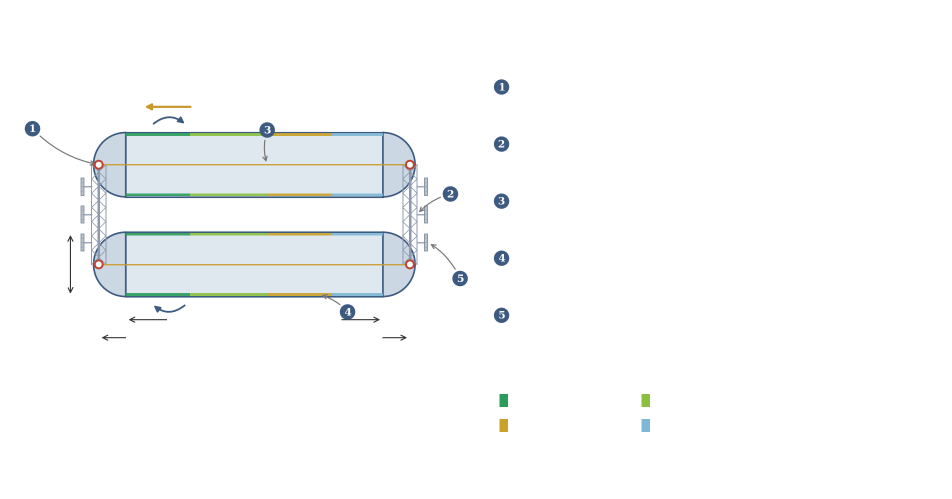
#> input picture site/assets/fig/fig01_layout.png, 1904 x 998 px, found by its file name (shown at 1/2 size)
$ python make_en_figs.py
#> lines starting #> are read from the running program, lines starting #| are printed output that depends on the picture
#> in make_fig01, img is the input picture: PIL image 1904x998 RGBA; mean R, G, B, A 249.2, 250.3, 250.6, 255
#!/usr/bin/env python3
"""Legacy-генератор английских подписей из чистых русских исходников.

Сами чистые исходники намеренно удалены из репозитория после подготовки
финальных fig_ru/ и fig_en/. Для повторного запуска их нужно отдельно
восстановить в site/assets/fig/.
"""

from __future__ import annotations

import shutil
from PIL import Image, ImageDraw, ImageFont
from pathlib import Path

SRC = Path("site/assets/fig")
DST = Path("site/assets/fig_en")
if not SRC.is_dir():
    raise SystemExit(
        "Clean source images are intentionally not stored in the repository. "
        "Restore them in site/assets/fig/ before running this legacy generator."
    )
DST.mkdir(exist_ok=True)

try:
    FONT_TITLE = ImageFont.truetype("/usr/share/fonts/truetype/dejavu/DejaVuSans-Bold.ttf", 28)
    FONT_REG = ImageFont.truetype("/usr/share/fonts/truetype/dejavu/DejaVuSans.ttf", 24)
    FONT_SMALL = ImageFont.truetype("/usr/share/fonts/truetype/dejavu/DejaVuSans.ttf", 20)
except Exception:
    FONT_TITLE = ImageFont.load_default()
    FONT_REG = ImageFont.load_default()
    FONT_SMALL = ImageFont.load_default()

# Ширина текстовой панели справа
PANEL_W = 950


def wrap_text(text: str, font, max_width: int) -> list[str]:
    """Переносит строку по словам, чтобы она не выходила за max_width."""
    words = text.split()
    if not words:
        return [""]
    lines = []
    current = words[0]
    for w in words[1:]:
        test = current + " " + w
        if font.getlength(test) <= max_width:
            current = test
        else:
            lines.append(current)
            current = w
    lines.append(current)
    return lines


def add_panel(img: Image.Image, title: str, lines: list[tuple[str, str | None]],
              warn_lines: list[str] | None = None) -> Image.Image:
    """Добавляет текстовую панель шириной PANEL_W справа."""
    w, h = img.size
#> w = 1904; h = 998
    canvas = Image.new("RGBA", (w + PANEL_W, h), (255, 255, 255, 255))
#> canvas: PIL image 2854x998 RGBA; every value is 255
    canvas.paste(img, (0, 0))
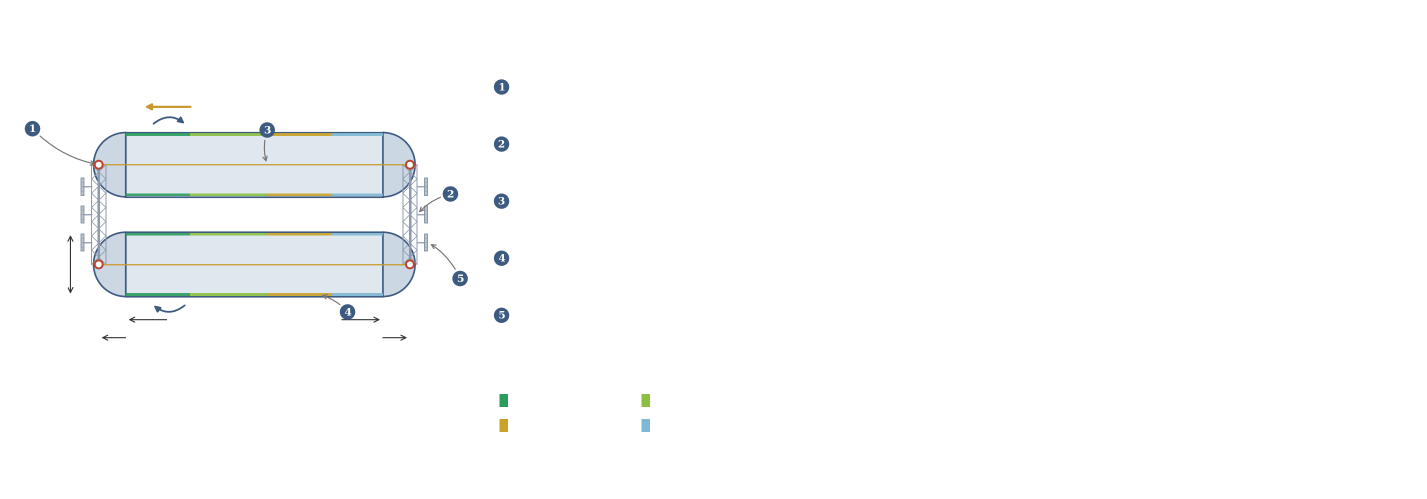
#> canvas: PIL image 2854x998 RGBA (shown at 1/2 size); mean R, G, B, A 251.1, 251.9, 252.1, 255
    draw = ImageDraw.Draw(canvas)

    x = w + 30
#> x = 1934
    y = 30
    text_max_w = PANEL_W - 60

    # Заголовок
    draw.text((x, y), title, font=FONT_TITLE, fill=(20, 20, 20, 255))
    y += 50

    for label, value in lines:
        if label is None and value is None:
            y += 14
            continue

        if label:
            draw.text((x, y), label, font=FONT_REG, fill=(50, 50, 50, 255))

        if value:
            label_w = FONT_REG.getlength(label) if label else 0
            value_x = x + 340
            avail_w = text_max_w - 340
            if FONT_REG.getlength(value) <= avail_w:
                draw.text((value_x, y), value, font=FONT_REG, fill=(80, 80, 80, 255))
                y += 38
            else:
                y += 38
                for sub in wrap_text(value, FONT_REG, text_max_w):
                    draw.text((x, y), sub, font=FONT_REG, fill=(80, 80, 80, 255))
                    y += 34
        else:
            y += 38
#> this loop made 21 passes
#> (label, value, label_w) on passes 1, 3, 4, 5, 6, 7, 8, 9, 10, 11, 12: ('Angular velocity', '0.05 π/s', 194.8), ('1', 'Support node — rotating cylinder shell', 15.27), ('', 'and non-rotating frame', 0), ('2', 'Non-rotating fairing frame —', 15.27), ('', 'only rotation axis, no engines,', 0), ('', 'cargo, reactors', 0), ('3', 'Central solar mirror — indicates', 15.27), ('', 'solar line: diameter 8 m at', 0), ('', 'cylinder diameter 10 km', 0), ('4', 'Heat capacity — climatic zones,', 15.27), ('', '1 000 g', 0)
#> (label, value) on passes 2, 15, 21: (None, None), (None, None), (None, None)
#> after the loop, y = 806

    if warn_lines:
        y += 16
#> y = 822
        for wl in warn_lines:
            for sub in wrap_text(wl, FONT_REG, text_max_w):
                draw.text((x, y), sub, font=FONT_REG, fill=(180, 40, 40, 255))
                y += 32
#> after the loop, y = 982

    return canvas


# ---------------------------------------------------------------------------
# fig01 — особый случай: 영어 уже на картинке? Нет, рисуем панель
# ---------------------------------------------------------------------------

def make_fig01() -> None:
    img = Image.open(SRC / "fig01_layout.png").convert("RGBA")
    out = add_panel(
        img,
        "Station layout: two counter-rotating cylinders",
        [
            ("Angular velocity", "0.05 π/s"),
            (None, None),
            ("1", "Support node — rotating cylinder shell"),
            ("", "and non-rotating frame"),
            ("2", "Non-rotating fairing frame —"),
            ("", "only rotation axis, no engines,"),
            ("", "cargo, reactors"),
            ("3", "Central solar mirror — indicates"),
            ("", "solar line: diameter 8 m at"),
            ("", "cylinder diameter 10 km"),
            ("4", "Heat capacity — climatic zones,"),
            ("", "1 000 g"),
            ("5", "Radiator panels — mounted on"),
            ("", "frame, 1 477 km²"),
            (None, None),
            ("Climatic zones", "km from cylinder end"),
            ("tropical", "0–10"),
            ("subtropical", "10–22"),
            ("moderate", "22–32"),
            ("cold", "32–40"),
            (None, None),
        ],
        warn_lines=[
            "Heat exchange between cylinders",
            "does not occur: they rotate,",
            "and rigid connection by rim is",
            "impossible. Connection only",
            "through axis.",
        ],
    )
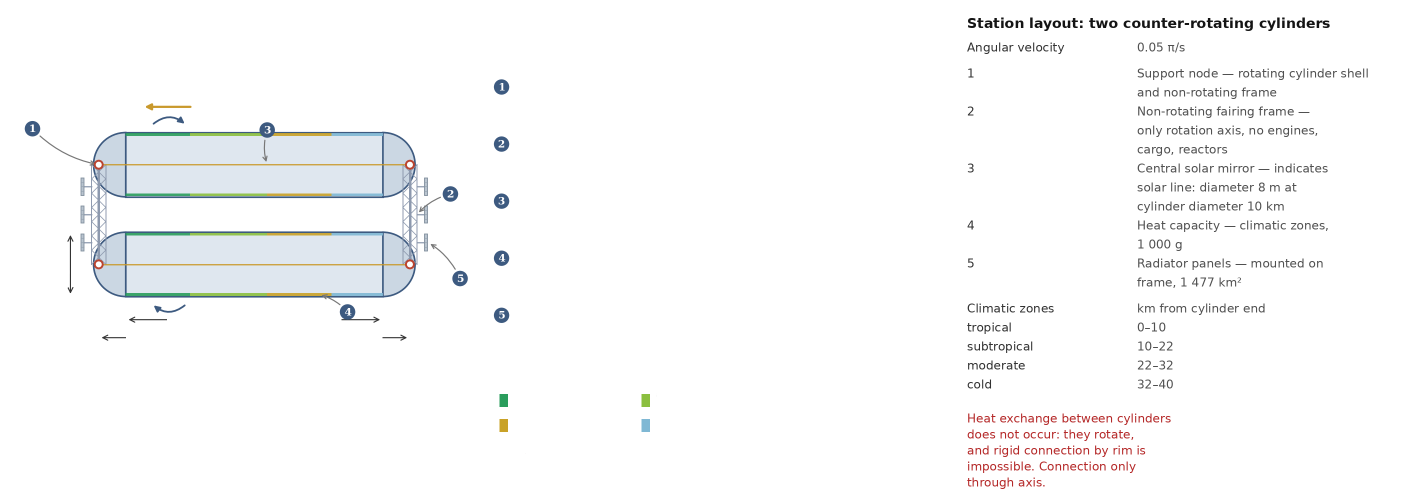
#> out: PIL image 2854x998 RGBA (shown at 1/2 size); mean R, G, B, A 248.9, 249.3, 249.5, 255
    out.save(DST / "fig01_layout.png")


def make_fig02() -> None:
    """fig02_section: английская панель с текстом"""
    img = Image.open(SRC / "fig02_section.png").convert("RGBA")
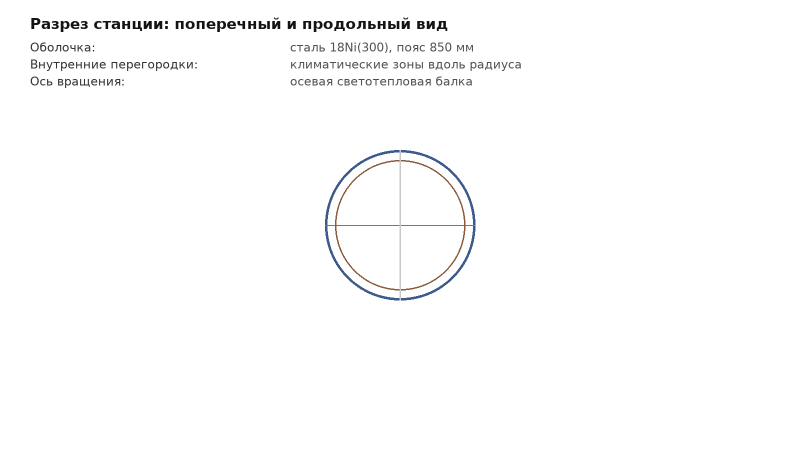
#> input picture site/assets/fig/fig02_section.png, 1600 x 900 px, found by its file name (shown at 1/2 size)
#> img: PIL image 1600x900 RGBA
    out = add_panel(
        img,
        "Station section: cross-section and longitudinal view",
        [
            ("Cylinder structure, envelope, internal partitions", None),
        ],
    )
#> in add_panel (call 2), `canvas = Image.new("RGBA", (w + PANEL_W, h), (255, 255, 255, 255))`: canvas: PIL image 2550x900 RGBA; every value is 255
#> in add_panel (call 2), `canvas.paste(img, (0, 0))`:
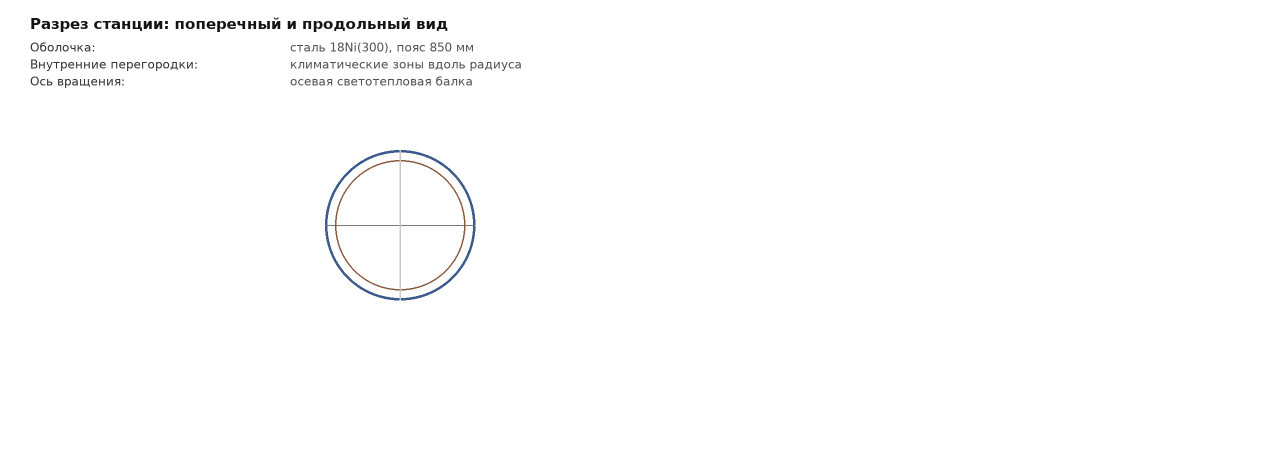
#> canvas: PIL image 2550x900 RGBA (shown at 1/2 size); mean R, G, B, A 253, 253, 253.1, 255
#> after the loop in add_panel (call 2), `for label, value in lines:`: y = 118
#> out: PIL image 2550x900 RGBA
    out.save(DST / "fig02_section.png")


def make_fig03() -> None:
    img = Image.open(SRC / "fig03_gravity.png").convert("RGBA")
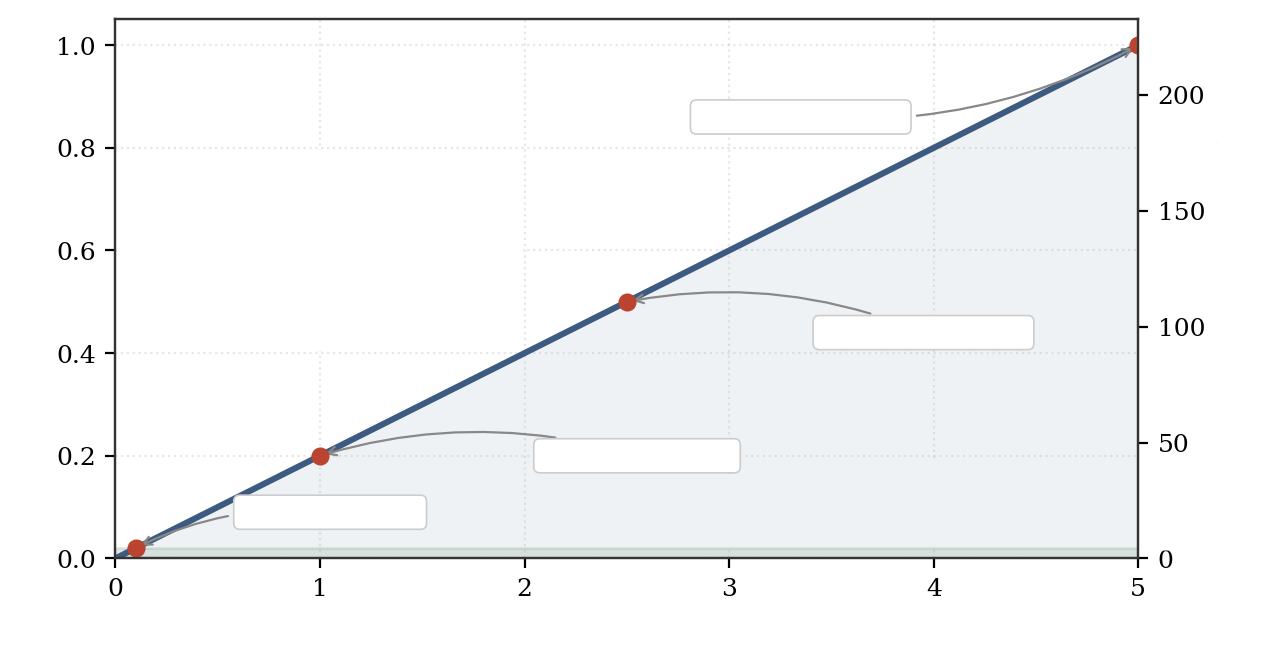
#> input picture site/assets/fig/fig03_gravity.png, 1261 x 657 px, found by its file name
#> img is the input picture: PIL image 1261x657 RGBA; mean R, G, B, A 245.3, 246.3, 247.4, 255
    out = add_panel(
        img,
        "Station artificial gravity",
        [
            ("Free-fall acceleration at cylinder surface", "1 g"),
            ("Rotation radius", "5 000 m"),
            ("Angular velocity", "0.05 π/s"),
        ],
    )
#> call 3 of add_panel, with title = 'Station artificial gravity'
#> in add_panel (call 3), `canvas = Image.new("RGBA", (w + PANEL_W, h), (255, 255, 255, 255))`: canvas: PIL image 2211x657 RGBA; every value is 255
#> in add_panel (call 3), `canvas.paste(img, (0, 0))`:
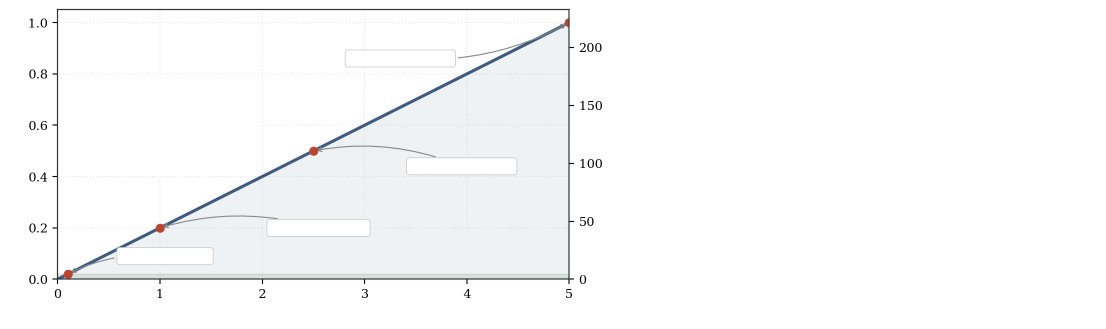
#> canvas: PIL image 2211x657 RGBA (shown at 1/2 size); mean R, G, B, A 249.5, 250.1, 250.6, 255
#> after the loop in add_panel (call 3), `for label, value in lines:`: y = 194
#> out: PIL image 2211x657 RGBA
    out.save(DST / "fig03_gravity.png")


def make_fig04() -> None:
#> (the run stopped early here; a loop or call above may not have finished)
